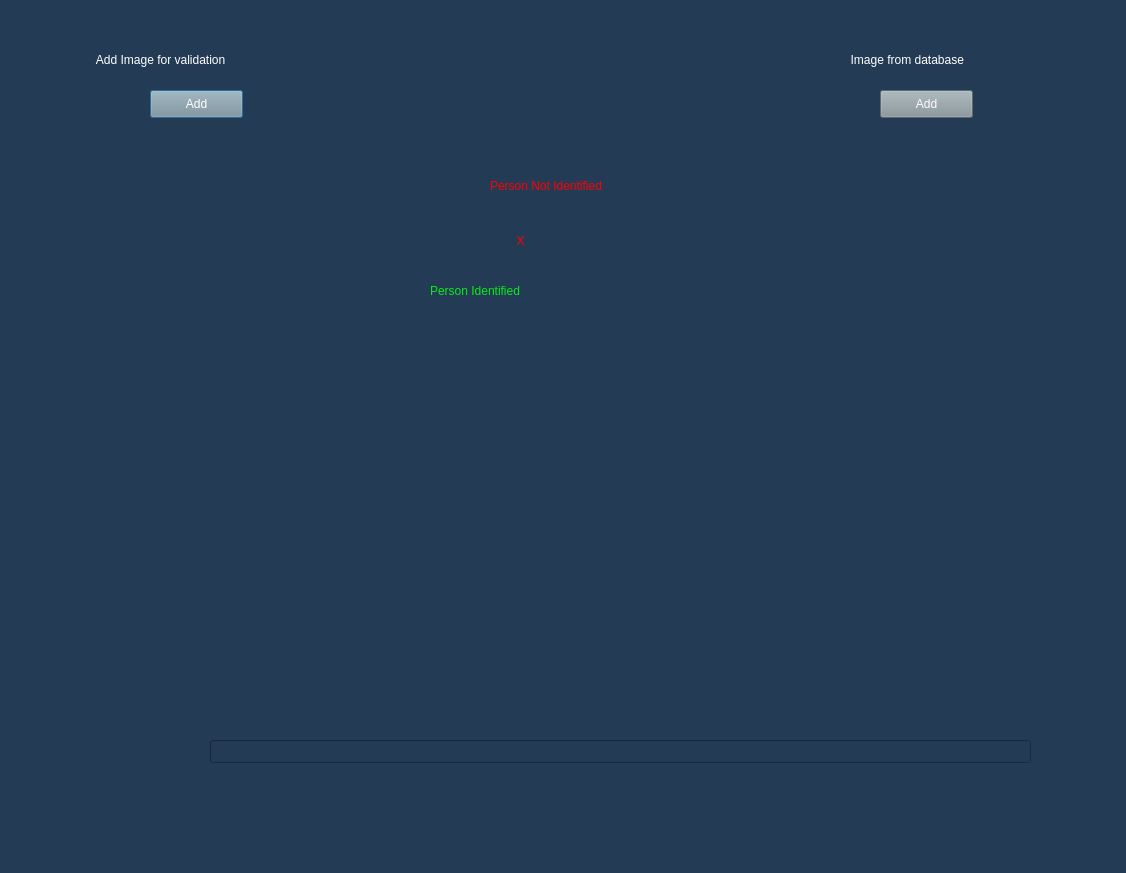
<?xml version="1.0" encoding="UTF-8"?>
<ui version="4.0">
 <class>Dialog</class>
 <widget class="QDialog" name="Dialog">
  <property name="geometry">
   <rect>
    <x>0</x>
    <y>0</y>
    <width>1126</width>
    <height>873</height>
   </rect>
  </property>
  <property name="windowTitle">
   <string>Dialog</string>
  </property>
  <property name="styleSheet">
   <string notr="true">background-color: rgb(36, 59, 85);</string>
  </property>
  <widget class="QPushButton" name="button_validation">
   <property name="geometry">
    <rect>
     <x>150</x>
     <y>90</y>
     <width>93</width>
     <height>28</height>
    </rect>
   </property>
   <property name="styleSheet">
    <string notr="true">background-color: rgb(0, 255, 127);
font: 75 8pt &quot;System&quot;;
color: rgb(255, 255, 255);
background-color: rgb(133, 147, 152);
</string>
   </property>
   <property name="text">
    <string>Add</string>
   </property>
  </widget>
  <widget class="QLabel" name="label_Image_Validation">
   <property name="geometry">
    <rect>
     <x>80</x>
     <y>50</y>
     <width>221</width>
     <height>20</height>
    </rect>
   </property>
   <property name="styleSheet">
    <string notr="true">color: rgb(255, 255, 255);
font: 75 10pt &quot;Calisto MT&quot;;</string>
   </property>
   <property name="text">
    <string>     Add Image for validation</string>
   </property>
  </widget>
  <widget class="QLabel" name="label_image_data">
   <property name="geometry">
    <rect>
     <x>824</x>
     <y>50</y>
     <width>211</width>
     <height>20</height>
    </rect>
   </property>
   <property name="styleSheet">
    <string notr="true">color: rgb(255, 255, 255);
font: 75 10pt &quot;Calisto MT&quot;;</string>
   </property>
   <property name="text">
    <string>        Image from database</string>
   </property>
  </widget>
  <widget class="QPushButton" name="button_data">
   <property name="geometry">
    <rect>
     <x>880</x>
     <y>90</y>
     <width>93</width>
     <height>28</height>
    </rect>
   </property>
   <property name="styleSheet">
    <string notr="true">background-color: rgb(0, 255, 127);
font: 75 8pt &quot;System&quot;;
color: rgb(255, 255, 255);
background-color: rgb(133, 147, 152);
</string>
   </property>
   <property name="text">
    <string>Add</string>
   </property>
  </widget>
  <widget class="QLabel" name="image_validation">
   <property name="geometry">
    <rect>
     <x>120</x>
     <y>170</y>
     <width>241</width>
     <height>361</height>
    </rect>
   </property>
   <property name="text">
    <string/>
   </property>
  </widget>
  <widget class="QLabel" name="image_data">
   <property name="geometry">
    <rect>
     <x>800</x>
     <y>150</y>
     <width>241</width>
     <height>361</height>
    </rect>
   </property>
   <property name="text">
    <string/>
   </property>
  </widget>
  <widget class="QLabel" name="person_recognized_label">
   <property name="geometry">
    <rect>
     <x>430</x>
     <y>270</y>
     <width>311</width>
     <height>41</height>
    </rect>
   </property>
   <property name="styleSheet">
    <string notr="true">color: rgb(9, 234, 24);
font: 75 22pt &quot;MS Shell Dlg 2&quot;;</string>
   </property>
   <property name="text">
    <string>Person Identified</string>
   </property>
  </widget>
  <widget class="QLabel" name="person_name_label">
   <property name="geometry">
    <rect>
     <x>480</x>
     <y>350</y>
     <width>211</width>
     <height>71</height>
    </rect>
   </property>
   <property name="text">
    <string/>
   </property>
  </widget>
  <widget class="QLabel" name="person_not_recognized_label">
   <property name="geometry">
    <rect>
     <x>490</x>
     <y>160</y>
     <width>171</width>
     <height>51</height>
    </rect>
   </property>
   <property name="styleSheet">
    <string notr="true">font: 75 12pt &quot;System&quot;;
color: rgb(220, 36, 36);
color: rgb(255, 0, 0);</string>
   </property>
   <property name="text">
    <string>Person Not Identified</string>
   </property>
  </widget>
  <widget class="QLabel" name="x_label">
   <property name="geometry">
    <rect>
     <x>500</x>
     <y>220</y>
     <width>151</width>
     <height>41</height>
    </rect>
   </property>
   <property name="styleSheet">
    <string notr="true">font: 75 26pt &quot;MS Shell Dlg 2&quot;;
color: rgb(220, 36, 36);
color: rgb(255, 0, 0);
</string>
   </property>
   <property name="text">
    <string>     X</string>
   </property>
  </widget>
  <widget class="QProgressBar" name="progressBar">
   <property name="geometry">
    <rect>
     <x>210</x>
     <y>740</y>
     <width>821</width>
     <height>23</height>
    </rect>
   </property>
   <property name="value">
    <number>0</number>
   </property>
   <property name="textVisible">
    <bool>false</bool>
   </property>
  </widget>
 </widget>
 <resources/>
 <connections/>
</ui>
